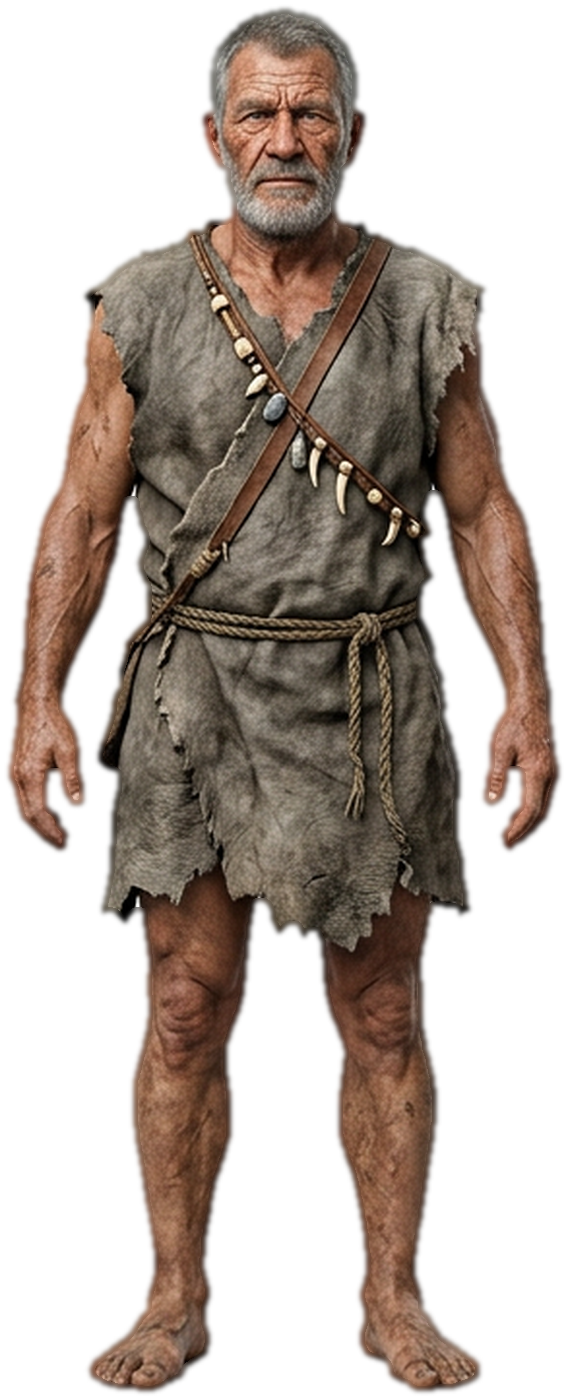
#> input picture video/ancient_survival_3d/photo/card_elder_stand.png, 568 x 1400 px, given in place of people_atlas.png, which was not available
$ python fix_cards.py
#> lines starting #> are read from the running program, lines starting #| are printed output that depends on the picture; after the words box and inside, x2 and y2 are one past the last pixel; in counts of white or black regions, pixels touching at a corner belong together; pictures that were not available may be replaced by others from this repository, and a replacement may not be noted
#!/usr/bin/env python3
"""Repair matte artefacts in the packed cards, then repack the atlas.

The studio plates occasionally leave a *horizontal* streak of backdrop in the
matte - a reflection or a floor shadow that survived the colour test. On a flat
billboard it is invisible; once the card has a skeleton the streak gets skinned
onto the legs and swings through the shot as a pale flag, so it has to go.

The rule is geometric, not magic: a row whose opaque span is wider than 70 % of
the card is a streak, because no human in these plates is that wide. The rows
of the streak are rebuilt from the nearest clean row below it, so the legs keep
their exact silhouette.

    python3 tools/fix_cards.py && python3 tools/decontaminate.py
"""

from __future__ import annotations

import json
from pathlib import Path

import numpy as np
from PIL import Image

HERE = Path(__file__).resolve().parent.parent
PHOTOS = HERE / "photo"


def streak_rows(mask: np.ndarray, span_frac: float = 0.70) -> tuple[int, int] | None:
    """Longest run of rows that are both impossibly wide *and* unsupported.

    A wide row is only a streak if the rows well above and below it are much
    narrower - shoulders and outstretched arms are wide for hundreds of rows,
    a floor reflection is wide for twenty.
    """
    H, W = mask.shape
    span = np.zeros(H)
    for y in range(H):
        xs = np.nonzero(mask[y])[0]
        span[y] = (xs[-1] - xs[0]) if len(xs) else 0
    wide = np.zeros(H, bool)
    for y in range(10, H - 10):
        near = np.concatenate([span[max(0, y - 95):max(0, y - 40)], span[y + 40:y + 96]])
        if len(near) == 0:
            continue
        if span[y] > span_frac * W and span[y] > 1.8 * float(np.median(near)):
            wide[y] = True
    if not wide.any():
        return None
    best = (0, -1)
    y = 0
    while y < len(wide):
        if wide[y]:
            y0 = y
            while y < len(wide) and wide[y]:
                y += 1
            if y - 1 - y0 > best[1] - best[0]:
                best = (y0, y - 1)
        else:
            y += 1
    # extend a few rows: the streak feathers out at both ends
    return (max(0, best[0] - 4), min(mask.shape[0] - 1, best[1] + 4))


def fix(im: np.ndarray) -> tuple[np.ndarray, tuple[int, int] | None]:
    """Clear a backdrop streak: neutral-grey pixels inside the streak rows.

    The strays are the studio sweep, which is neutral (R=G=B within a couple of
    levels); skin, leather and cloth in these plates are all warm or olive, so a
    saturation test separates them without touching the body. The test is only
    applied inside the rows the geometry test flagged, so nothing else moves.
    """
    mask = im[..., 3] > 60
    rows = streak_rows(mask)
    if rows is None:
        return im, None
    y0, y1 = max(0, rows[0] - 30), min(im.shape[0] - 1, rows[1] + 30)
    rgb = im[y0:y1 + 1, :, :3].astype(np.int16)
    hi = rgb.max(axis=2)
    lo = rgb.min(axis=2)
    neutral = (hi - lo <= 16) & (hi >= 120)
    keep = im[y0:y1 + 1, :, 3] > 60
    out = im.copy()
    alpha = out[y0:y1 + 1, :, 3]
    alpha[neutral & keep] = 0
    out[y0:y1 + 1, :, 3] = alpha
    return out, rows


def main() -> None:
    cards = json.loads((PHOTOS / "people.json").read_text())["cards"]
#> (reads video/ancient_survival_3d/photo/people.json from the repository)
    atlas = np.array(Image.open(PHOTOS / "people_atlas.png").convert("RGBA"))
#> atlas is the input picture: shape (1400, 568, 4); mean R, G, B, A 56.8, 44.9, 36.8, 123
    for name, c in cards.items():
        path = PHOTOS / f"card_{name}.png"
        im = np.array(Image.open(path).convert("RGBA"))
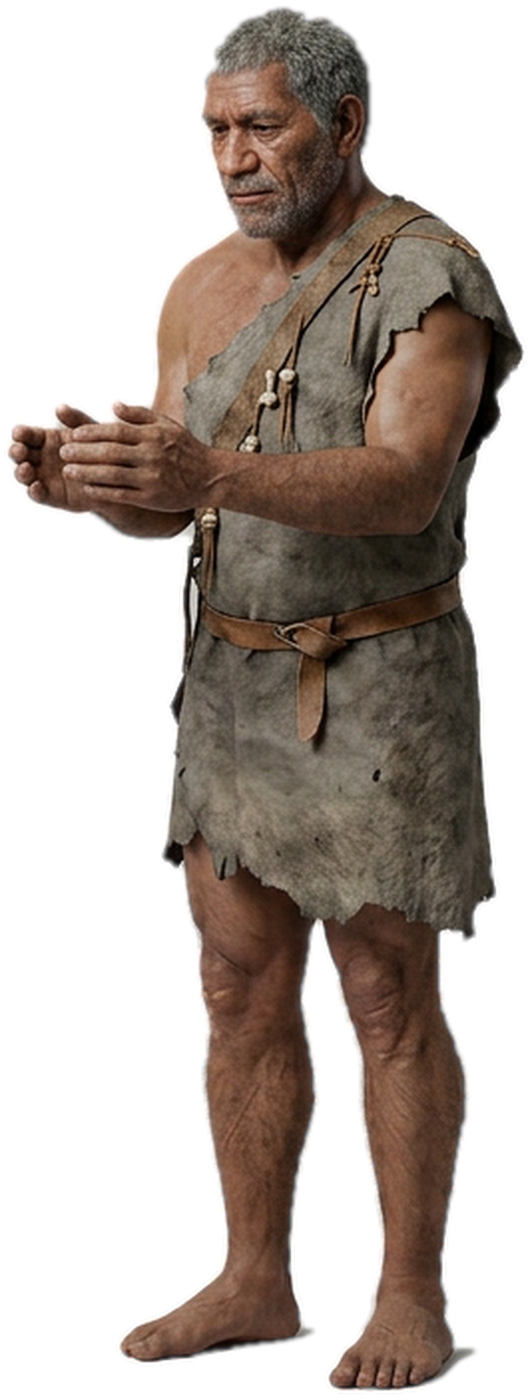
#> input picture video/ancient_survival_3d/photo/card_elder_warm.png, 532 x 1400 px, given in place of card_woman_warm.png, which was not available
#> im is the input picture: shape (1400, 532, 4); mean R, G, B, A 51.7, 41.2, 34.2, 117.6
        fixed, rows = fix(im)
#> in fix, `mask = im[..., 3] > 60`:
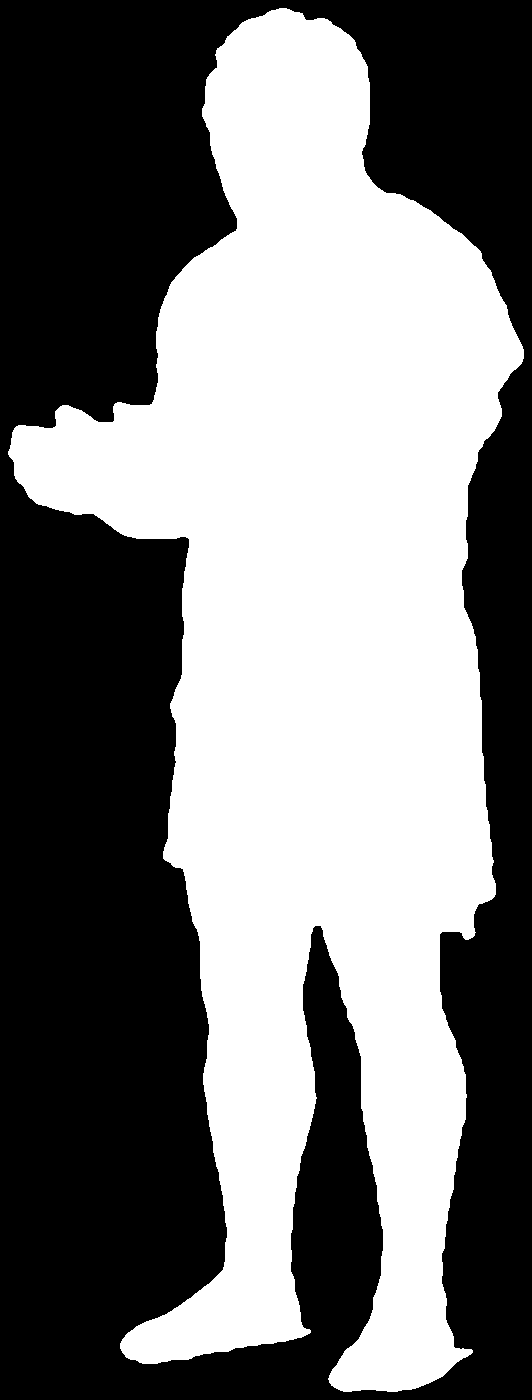
#> mask: shape (1400, 532) bool; 47.2% white; 1 white region, box (x1, y1, x2, y2) and area: (8, 8, 524, 1392) 351763
#> the loop in streak_rows, `for y in range(H):` made 1400 passes
#> xs on pass 9: [279, 280, 281, 282, 283, 284, 285, 286]
#> after the loop in streak_rows, `for y in range(H):`: span = 1400 values, max 481 at index 428, min 0 at index 0, mean 270.3
        if rows is None:
            continue
        im = fixed
        Image.fromarray(im, "RGBA").save(path)
        x, y, w, h = c["rect"]
        atlas[y:y + h, x:x + w] = im
        print(f"{name}: cleared matte streak rows {rows[0]}..{rows[1]}")
#> pass 2 of the loop in main, `for name, c in cards.items():`:
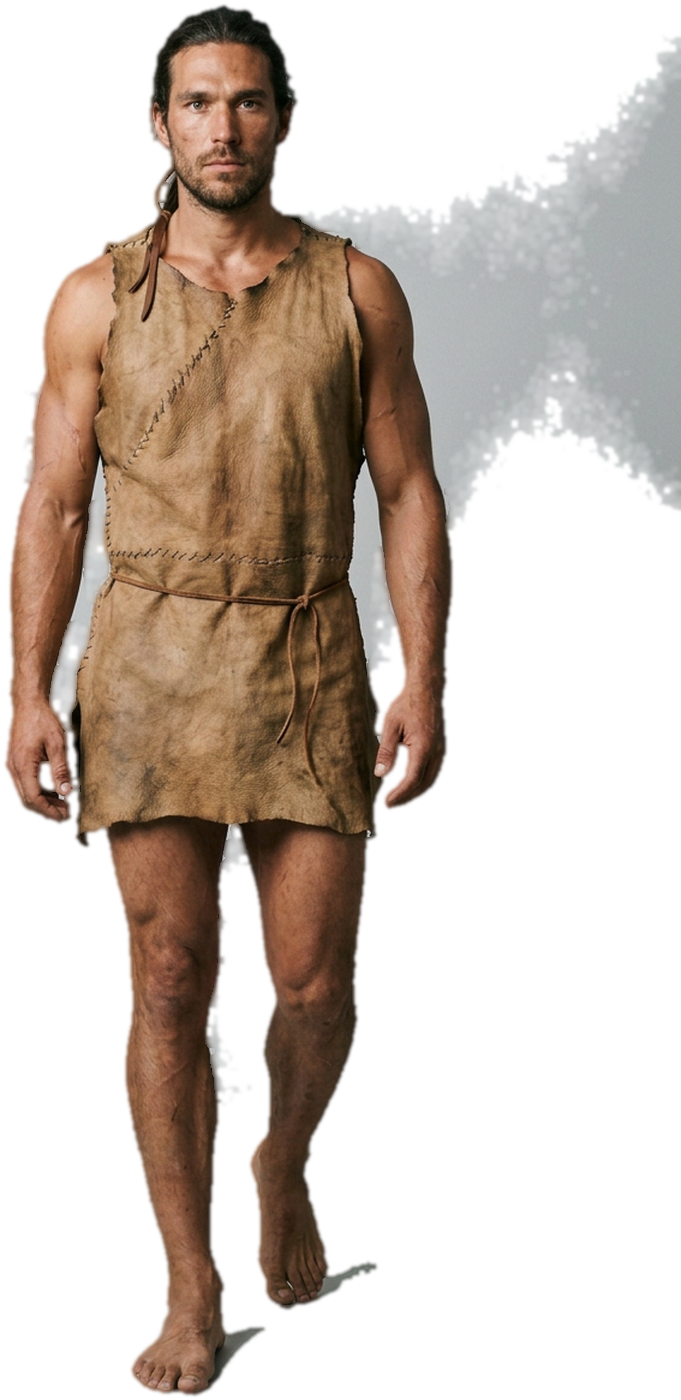
#> input picture video/ancient_survival_3d/photo/card_hunter_walk.png, 681 x 1400 px
#> in main, im is the input picture: shape (1400, 681, 4); mean R, G, B, A 66.8, 54.3, 44.8, 111.5
#> in fix (call 2), `mask = im[..., 3] > 60`:
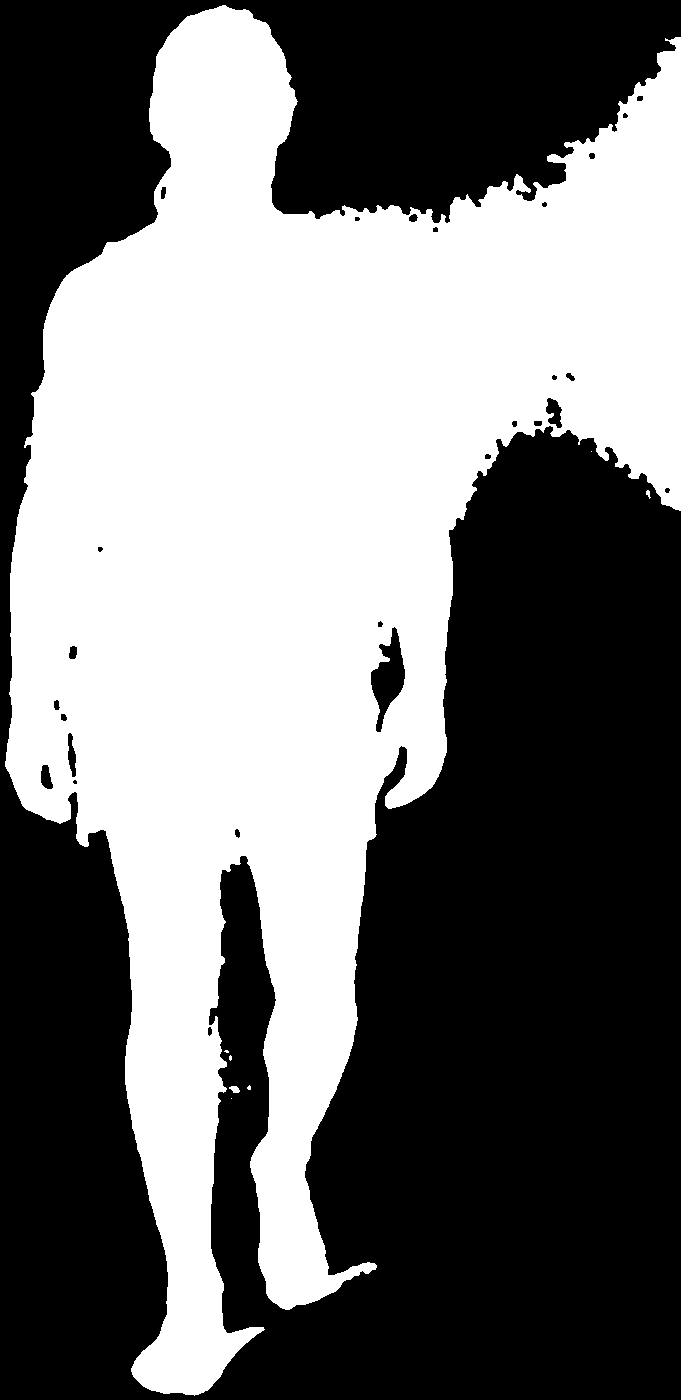
#> mask: shape (1400, 681) bool; 45.4% white; 8 white regions (5 under 20 px), largest, box (x1, y1, x2, y2) and area: (5, 5, 681, 1396) 432923, (229, 1086, 240, 1093) 54, (646, 490, 651, 499) 25
#> the loop in streak_rows (call 2), `for y in range(H):` made 1400 passes
#> xs on passes 6 to 8: [222, 223, 224, 225], [219, 220, 221, 222, 223, 224, 225, 226], [217, 218, 219, 220, 221, 222, 223, 224, 225, 226, 227, 228]
    Image.fromarray(atlas, "RGBA").save(PHOTOS / "people_atlas.png")


if __name__ == "__main__":
    main()
